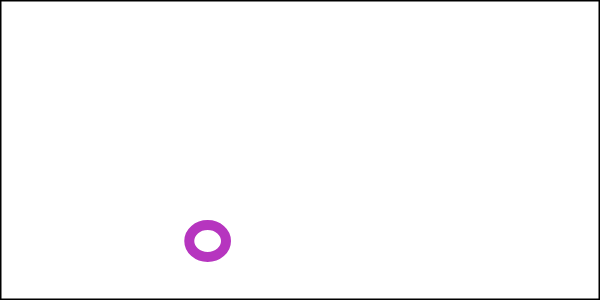
Frame 1 (no input)
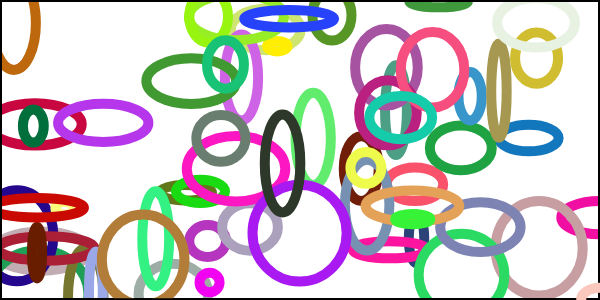
Frame 60 (no input)
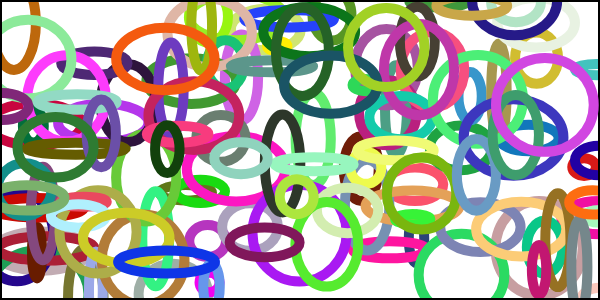
Frame 120 (the mouse pressed at the canvas centre since frame 60)

The p5.js sketch that drew these frames (run headless with seeded random() and noise() and a simulated clock; from frame 60 on, the mouse is pressed at the canvas centre):

// p5.js sketch
// ── sketch.js
function setup() {
  createCanvas(600, 300);
  background(255);
}

function draw() {
  stroke(0,0,0);
  strokeWeight(3)
  line(0,0,600,0);
  line(0,0,0,300);
  line(0,300,600,300);
  line(600,0,600,300);
  
  strokeWeight(10);
  noFill();
  stroke(random(0,255),random(0,255),random(0,255));
  ellipse(random(0,600),random(0,300),random(10,100),random(10,100));
}
